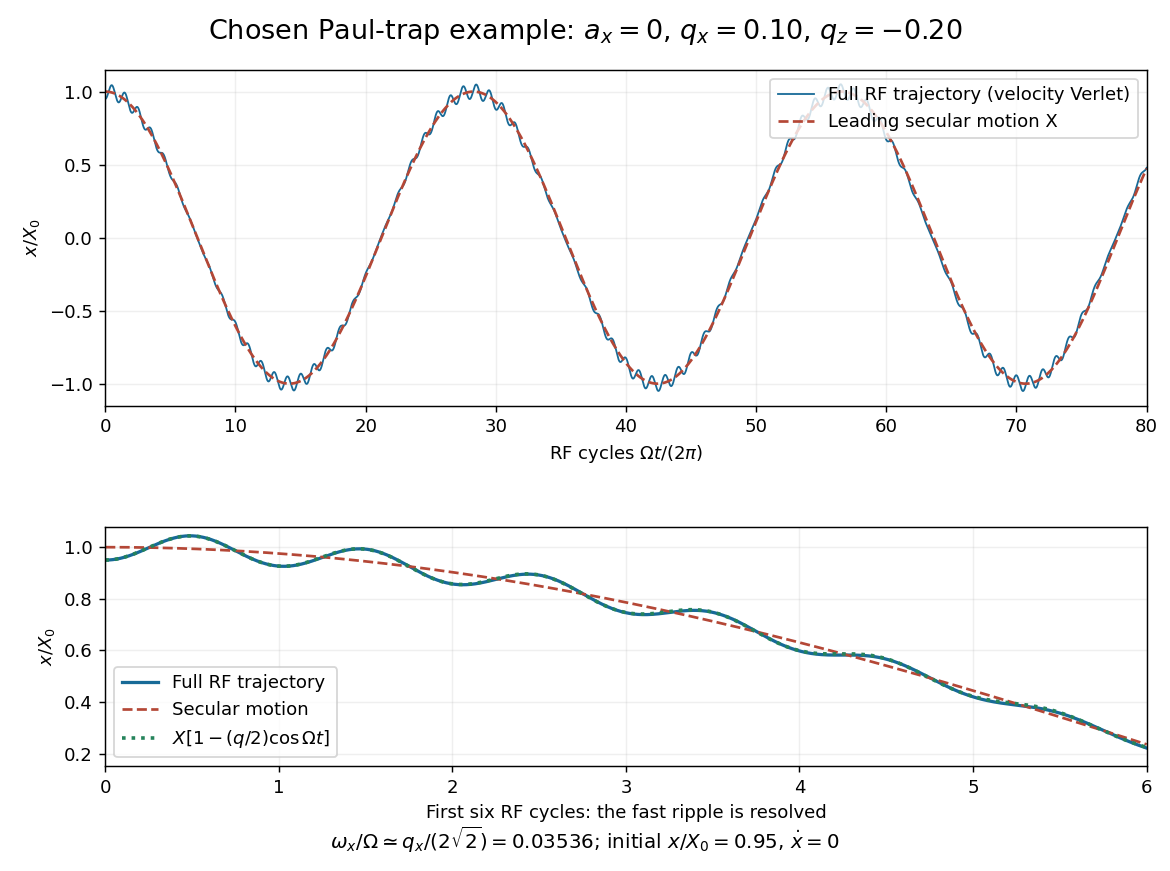

The script that drew this image:
"""Original dimensionless small-q example, using numpy and velocity Verlet.

Python 3.14, numpy 2.3.5, matplotlib 3.10.7. No SciPy.
Run from _media. Prints convergence and independent Floquet checks as JSON.
"""
import json
from pathlib import Path

import matplotlib.pyplot as plt
import numpy as np


Q_MATHIEU = .10
CYCLES = 80


def verlet(q, steps_per_cycle, cycles=CYCLES, x0=None, v0=0.):
    """Integrate x_ss = (q/2) cos(s) x, s=Omega*t, a=0."""
    h = 2*np.pi/steps_per_cycle
    s = np.arange(cycles*steps_per_cycle + 1)*h
    x = np.empty_like(s)
    x[0] = 1-q/2 if x0 is None else x0
    v = v0
    force = .5*q*np.cos(s)*1.0
    acc = force[0]*x[0]
    for n in range(len(s)-1):
        x[n+1] = x[n]+h*v+.5*h*h*acc
        acc_next = force[n+1]*x[n+1]
        v += .5*h*(acc+acc_next)
        acc = acc_next
    return s, x, v


def monodromy(q, steps=3200):
    """Fundamental matrix after one RF period; independent RK4 evolution."""
    h = 2*np.pi/steps
    matrix = np.eye(2)

    def rhs(s, y):
        return np.array([[0., 1.], [.5*q*np.cos(s), 0.]]) @ y

    for n in range(steps):
        s = n*h
        k1 = rhs(s, matrix)
        k2 = rhs(s+h/2, matrix+h*k1/2)
        k3 = rhs(s+h/2, matrix+h*k2/2)
        k4 = rhs(s+h, matrix+h*k3)
        matrix += h*(k1+2*k2+2*k3+k4)/6
    return matrix


def checks():
    runs = {n: verlet(Q_MATHIEU, n) for n in (400, 800, 1600, 3200)}
    diffs = [float(np.max(np.abs(runs[n][1]-runs[2*n][1][::2])))
             for n in (400, 800, 1600)]
    ratio = diffs[0]/diffs[1]
    assert 3.8 < ratio < 4.2
    assert 3.8 < diffs[1]/diffs[2] < 4.2
    assert diffs[-1] < 2e-5
    s, x, _ = runs[3200]
    w = Q_MATHIEU/(2*np.sqrt(2))
    secular = np.cos(w*s)
    reconstructed = secular*(1-.5*Q_MATHIEU*np.cos(s))
    assert abs(x[0]-reconstructed[0]) < 1e-15
    # A direct independent RK4 trajectory at every fine-grid point.
    h = s[1]-s[0]
    state = np.array([1-Q_MATHIEU/2, 0.])
    rk4_error = 0.
    def rhs(t, y):
        return np.array([y[1], .5*Q_MATHIEU*np.cos(t)*y[0]])
    for n in range(len(s)-1):
        k1 = rhs(s[n], state)
        k2 = rhs(s[n]+h/2, state+h*k1/2)
        k3 = rhs(s[n]+h/2, state+h*k2/2)
        k4 = rhs(s[n]+h, state+h*k3)
        state += h*(k1+2*k2+2*k3+k4)/6
        rk4_error = max(rk4_error, abs(state[0]-x[n+1]))
    assert rk4_error < 1e-5
    # Check both radial and axial equations for this 3D quadrupole.
    modes = {}
    for q in (Q_MATHIEU, -2*Q_MATHIEU):
        matrix = monodromy(q)
        trace = float(np.trace(matrix))
        assert abs(np.linalg.det(matrix)-1) < 1e-10
        assert abs(trace) < 2
        modes[str(q)] = {"trace": trace, "determinant": float(np.linalg.det(matrix)),
                         "frequency_over_Omega": float(np.arccos(trace/2)/(2*np.pi))}
    return runs[3200], secular, reconstructed, {
        "q_radial": Q_MATHIEU, "q_axial": -2*Q_MATHIEU, "a_all": 0,
        "cycles": CYCLES, "steps_per_cycle": [400, 800, 1600, 3200],
        "successive_max_position_differences": diffs,
        "convergence_ratio": ratio,
        "fine_rk4_max_difference": float(rk4_error),
        "max_secular_reconstruction_error": float(np.max(np.abs(x-reconstructed))),
        "approx_frequency_over_Omega": float(w),
        "chosen_point_floquet_checks": modes,
    }


def main():
    (s, x, _), secular, reconstruction, report = checks()
    cycles = s/(2*np.pi)
    fig, axes = plt.subplots(2, 1, figsize=(9, 6.7), facecolor="white",
                             gridspec_kw={"height_ratios": [1.4, 1]})
    ax = axes[0]
    ax.plot(cycles, x, color="#176a97", lw=1.0, label="Full RF trajectory (velocity Verlet)")
    ax.plot(cycles, secular, color="#b44736", lw=1.5, ls="--", label="Leading secular motion X")
    ax.set(xlim=(0, CYCLES), ylim=(-1.15, 1.15), ylabel=r"$x/X_0$",
           xlabel=r"RF cycles $\Omega t/(2\pi)$")
    ax.legend(loc="upper right", fontsize=10)
    ax.grid(alpha=.2)
    ax = axes[1]
    ax.plot(cycles, x, color="#176a97", lw=1.8, label="Full RF trajectory")
    ax.plot(cycles, secular, color="#b44736", ls="--", lw=1.5, label="Secular motion")
    ax.plot(cycles, reconstruction, color="#25835b", ls=":", lw=2,
            label=r"$X[1-(q/2)\cos\Omega t]$")
    ax.set(xlim=(0, 6), ylim=(.15, 1.08), ylabel=r"$x/X_0$",
           xlabel="First six RF cycles: the fast ripple is resolved")
    ax.grid(alpha=.2)
    ax.legend(loc="lower left", fontsize=10)
    fig.suptitle(r"Chosen Paul-trap example: $a_x=0$, $q_x=0.10$, $q_z=-0.20$", fontsize=15)
    fig.text(.5, .025, r"$\omega_x/\Omega\simeq q_x/(2\sqrt{2})=0.03536$; initial $x/X_0=0.95$, $\dot{x}=0$",
             ha="center", fontsize=11)
    fig.subplots_adjust(left=.09, right=.98, top=.92, bottom=.12, hspace=.42)
    fig.savefig(Path(__file__).stem+".png", dpi=130, facecolor="white")
    plt.close(fig)
    print(json.dumps(report, indent=2))


if __name__ == "__main__":
    main()
